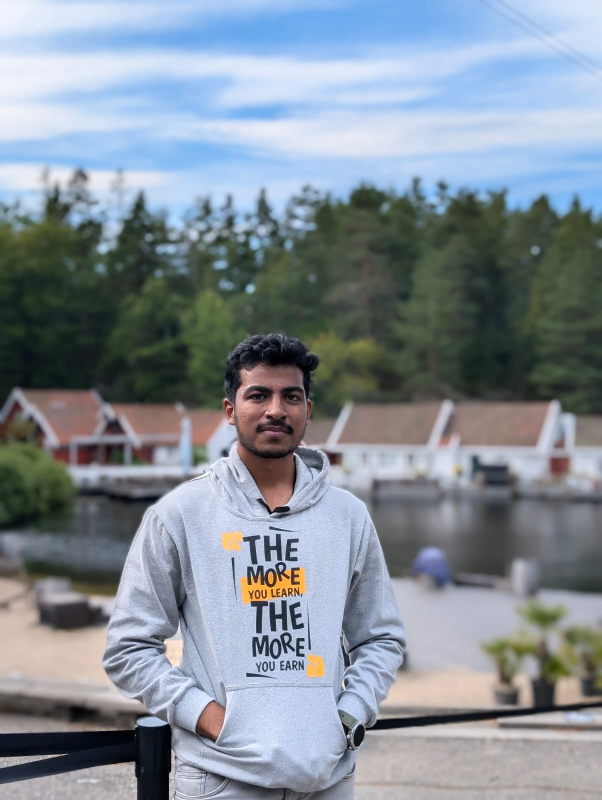
#> input picture WhatsApp Image 2025-10-12 at 23.08.12_714a1402.jpg, 1204 x 1600 px (shown at 1/2 size); its folder holds only this picture in this run
$ python -i ar_filters_custom.py   (imports and definitions only)
#> lines starting #> are read from the running program, lines starting #| are printed output that depends on the picture; after the words box and inside, x2 and y2 are one past the last pixel; in counts of white or black regions, pixels touching at a corner belong together
### ar_filters_simple.py
import cv2
import numpy as np
class ARFiltersSimple:

    def __init__(self):
        self.face_cascade = cv2.CascadeClassifier(cv2.data.haarcascades + 'haarcascade_frontalface_default.xml')
        self.eye_cascade = cv2.CascadeClassifier(cv2.data.haarcascades + 'haarcascade_eye.xml')

    def detect_face(self, image):
        gray = cv2.cvtColor(image, cv2.COLOR_BGR2GRAY)
        faces = self.face_cascade.detectMultiScale(gray, 1.3, 5)

        if len(faces) > 0:
            return faces[0]
        return None

    def detect_eyes(self, image, face_rect):
        x, y, w, h = face_rect
        roi_gray = cv2.cvtColor(image[y:y+h, x:x+w], cv2.COLOR_BGR2GRAY)
        eyes = self.eye_cascade.detectMultiScale(roi_gray, 1.1, 5)

        absolute_eyes = []
        for (ex, ey, ew, eh) in eyes:
            absolute_eyes.append((x + ex, y + ey, ew, eh))

        return absolute_eyes

    def apply_sunglasses(self, image):
        face = self.detect_face(image)
        if face is None:
            return image

        x, y, w, h = face
        result = image.copy()

        eyes = self.detect_eyes(image, face)

        if len(eyes) >= 2:
            eyes = sorted(eyes, key=lambda e: e[0])

            left_eye_x = eyes[0][0] + eyes[0][2] // 2
            left_eye_y = eyes[0][1] + eyes[0][3] // 2
            right_eye_x = eyes[1][0] + eyes[1][2] // 2
            right_eye_y = eyes[1][1] + eyes[1][3] // 2

            eye_distance = int(np.sqrt((right_eye_x - left_eye_x)**2 + (right_eye_y - left_eye_y)**2))
            glasses_width = int(eye_distance * 2.2)
            glasses_height = int(glasses_width * 0.4)

            center_x = (left_eye_x + right_eye_x) // 2
            center_y = (left_eye_y + right_eye_y) // 2

            left_center = (center_x - eye_distance // 2, center_y)
            cv2.ellipse(result, left_center, (glasses_width // 4, glasses_height // 2),
                       0, 0, 360, (0, 0, 0), -1)
            cv2.ellipse(result, left_center, (glasses_width // 4, glasses_height // 2),
                       0, 0, 360, (50, 50, 50), 3)

            right_center = (center_x + eye_distance // 2, center_y)
            cv2.ellipse(result, right_center, (glasses_width // 4, glasses_height // 2),
                       0, 0, 360, (0, 0, 0), -1)
            cv2.ellipse(result, right_center, (glasses_width // 4, glasses_height // 2),
                       0, 0, 360, (50, 50, 50), 3)

            cv2.line(result, left_center, right_center, (50, 50, 50), 3)
        else:
            center_x = x + w // 2
            center_y = y + h // 3
            glasses_width = w // 3

            cv2.ellipse(result, (center_x - w//6, center_y), (glasses_width//2, glasses_width//3),
                       0, 0, 360, (0, 0, 0), -1)
            cv2.ellipse(result, (center_x - w//6, center_y), (glasses_width//2, glasses_width//3),
                       0, 0, 360, (50, 50, 50), 3)

            cv2.ellipse(result, (center_x + w//6, center_y), (glasses_width//2, glasses_width//3),
                       0, 0, 360, (0, 0, 0), -1)
            cv2.ellipse(result, (center_x + w//6, center_y), (glasses_width//2, glasses_width//3),
                       0, 0, 360, (50, 50, 50), 3)

        return result

    # [181 lines left out: functions apply_hat, apply_dog_filter, apply_crown, apply_heart_eyes, apply_sparkles, not called in this run]

    def close(self):
        pass

### ar_filters_custom.py
import cv2
import numpy as np
import os

class ARFiltersCustom:

    def __init__(self, assets_dir="assets/ar_filters"):
        self.assets_dir = assets_dir
        self.face_cascade = cv2.CascadeClassifier(cv2.data.haarcascades + 'haarcascade_frontalface_default.xml')
        self.eye_cascade = cv2.CascadeClassifier(cv2.data.haarcascades + 'haarcascade_eye.xml')
        self.overlays = {}
        self._load_overlays()

    def _load_overlays(self):
        if not os.path.exists(self.assets_dir):
            print(f"⚠️ Assets directory not found: {self.assets_dir}")
            return

        for filename in os.listdir(self.assets_dir):
            if filename.lower().endswith('.png'):
                key = filename[:-4].replace('-', '_').replace(' ', '_').lower()
                filepath = os.path.join(self.assets_dir, filename)
                img = cv2.imread(filepath, cv2.IMREAD_UNCHANGED)
                if img is not None:
                    self.overlays[key] = img
                    print(f"✓ Loaded {key} overlay: {filename}")
                else:
                    print(f"✗ Failed to load {key} overlay: {filename}")

        print(f"📦 Total filters loaded: {len(self.overlays)}")

    def detect_face(self, image):
        gray = cv2.cvtColor(image, cv2.COLOR_BGR2GRAY)
        faces = self.face_cascade.detectMultiScale(gray, 1.3, 5)

        if len(faces) > 0:
            return faces[0]
        return None

    # [127 lines left out: functions detect_eyes, overlay_image, apply_filter, not called in this run]

    def get_available_filters(self):
        return list(self.overlays.keys())

    def apply_sunglasses(self, image):
        face = self.detect_face(image)
        if face is None:
            return image

        result = image.copy()
        x, y, w, h = face

        if 'sunglasses' in self.overlays:
            eyes = self.detect_eyes(image, face)

            if len(eyes) >= 2:
                eyes = sorted(eyes, key=lambda e: e[0])
                left_eye_x = eyes[0][0] + eyes[0][2] // 2
                left_eye_y = eyes[0][1] + eyes[0][3] // 2
                right_eye_x = eyes[1][0] + eyes[1][2] // 2
                right_eye_y = eyes[1][1] + eyes[1][3] // 2

                eye_distance = int(np.sqrt((right_eye_x - left_eye_x)**2 + (right_eye_y - left_eye_y)**2))
                glasses_width = int(eye_distance * 0.5)
                glasses_height = int(glasses_width * 0.5)

                center_x = (left_eye_x + right_eye_x) // 2
                center_y = (left_eye_y + right_eye_y) // 2

                glasses_x = center_x - glasses_width // 2
                glasses_y = center_y - int(glasses_height * 0.55)

                result = self.overlay_image(result, self.overlays['sunglasses'],
                                          glasses_x, glasses_y, glasses_width, glasses_height)
            else:
                glasses_width = int(w * 0.2)
                glasses_height = int(glasses_width * 0.5)
                glasses_x = x + (w - glasses_width) // 2
                glasses_y = y + h // 5

                result = self.overlay_image(result, self.overlays['sunglasses'],
                                          glasses_x, glasses_y, glasses_width, glasses_height)
        else:
            from ar_filters_simple import ARFiltersSimple
            simple_filters = ARFiltersSimple()
            result = simple_filters.apply_sunglasses(image)

        return result

    # [214 lines left out: functions apply_hat, apply_chef_hat, apply_graduation_hat, apply_party_hat, apply_dog_filter, apply_crown and 2 more, not called in this run]

    def close(self):
        pass

>>> import cv2
>>> picture = cv2.imread('WhatsApp Image 2025-10-12 at 23.08.12_714a1402.jpg')
#> picture is the input picture: shape (1600, 1204, 3); mean B, G, R 150.2, 140.6, 130.8
>>> result = ARFiltersCustom().apply_sunglasses(picture)
#> in detect_face, `gray = cv2.cvtColor(image, cv2.COLOR_BGR2GRAY)`:
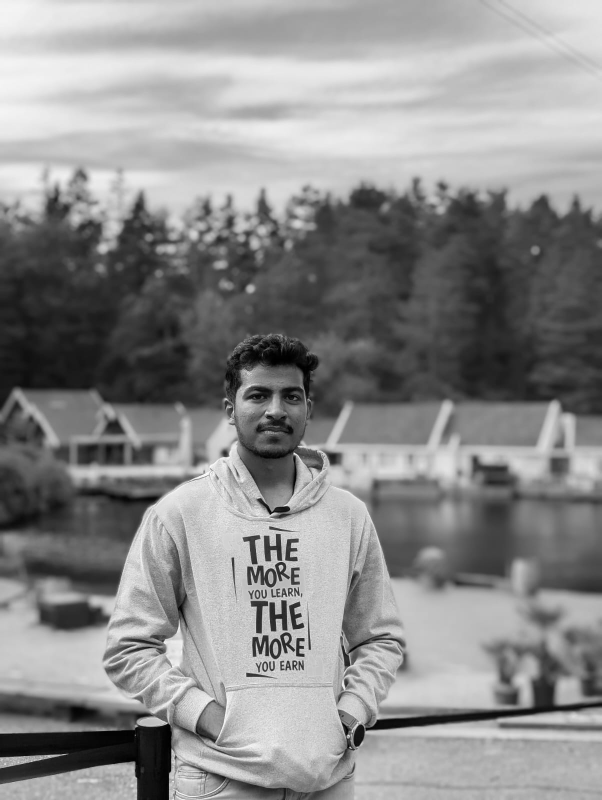
#> gray: shape (1600, 1204) (shown at 1/2 size); min 0, max 255, mean 138.8
#> in detect_face, `faces = self.face_cascade.detectMultiScale(gray, 1.3, 5)`: faces = [[463, 724, 176, 176]]
#> in apply_sunglasses, `face = self.detect_face(image)`: face = [463, 724, 176, 176]
#> in apply_sunglasses, `x, y, w, h = face`: x = 463; y = 724; w = 176
#> in detect_face, `faces = self.face_cascade.detectMultiScale(gray, 1.3, 5)`: faces = [[463, 724, 176, 176]]
#> in apply_sunglasses, `face = self.detect_face(image)`: face = [463, 724, 176, 176]
#> in apply_sunglasses, `x, y, w, h = face`: x = 463; y = 724; w = 176
#> in detect_eyes, `x, y, w, h = face_rect`: x = 463; y = 724; w = 176
#> in detect_eyes, `roi_gray = cv2.cvtColor(image[y:y+h, x:x+w], cv2.COLOR_BGR2GRAY)`:
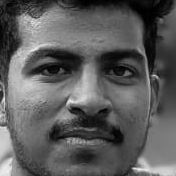
#> roi_gray: shape (176, 176); min 0, max 244, mean 92.4
#> in detect_eyes, `eyes = self.eye_cascade.detectMultiScale(roi_gray, 1.1, 5)`: eyes = [[98, 49, 44, 44]]
#> the loop in detect_eyes, `for (ex, ey, ew, eh) in eyes:` made 1 pass
#> after the loop in detect_eyes, `for (ex, ey, ew, eh) in eyes:`: absolute_eyes = [(561, 773, 44, 44)]
#> in apply_sunglasses, `center_x = x + w // 2`: center_x = 551
#> in apply_sunglasses, `center_y = y + h // 3`: center_y = 782
#> in apply_sunglasses, `glasses_width = w // 3`: glasses_width = 58
#> in apply_sunglasses, `cv2.ellipse(result, (center_x - w//6, center_y), (glasses_width//2, gl..`: result: shape (1600, 1204, 3); mean B, G, R 150.2, 140.6, 130.7
#> in apply_sunglasses, `cv2.ellipse(result, (center_x + w//6, center_y), (glasses_width//2, gl..`:
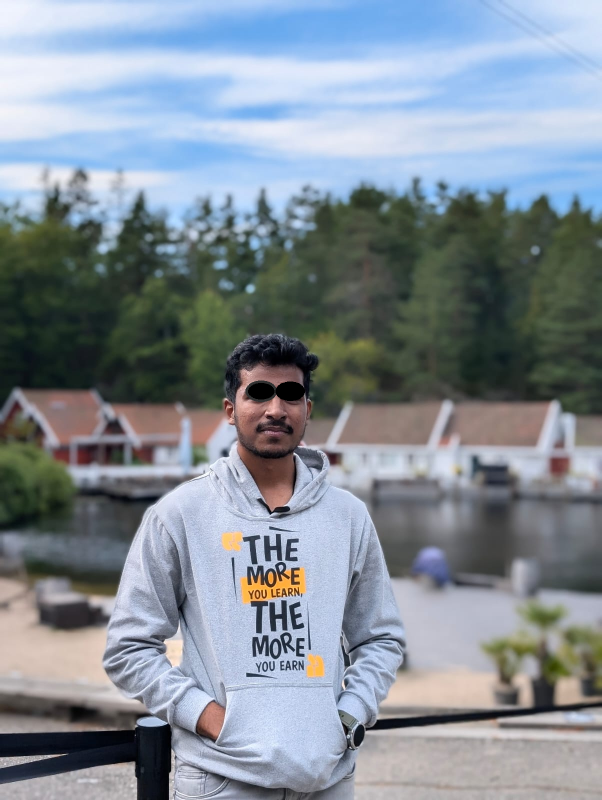
#> result: shape (1600, 1204, 3) (shown at 1/2 size); mean B, G, R 150.1, 140.5, 130.7
#> in apply_sunglasses, `cv2.ellipse(result, (center_x + w//6, center_y), (glasses_width//2, gl..`: result: shape (1600, 1204, 3); 0.04% of pixels changed, all inside (x1, y1, x2, y2) = (551, 761, 612, 804)

$ run again, on WhatsApp Image 2025-10-13 at 01.54.43_41e4cb9b.jpg
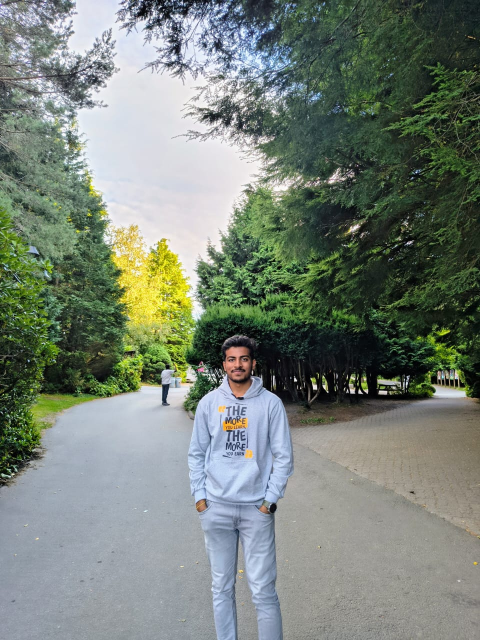
#> input picture WhatsApp Image 2025-10-13 at 01.54.43_41e4cb9b.jpg, 960 x 1280 px (shown at 1/2 size)
#> picture is the input picture: shape (1280, 960, 3); mean B, G, R 119.9, 130, 120.1
#> in detect_face, `gray = cv2.cvtColor(image, cv2.COLOR_BGR2GRAY)`:
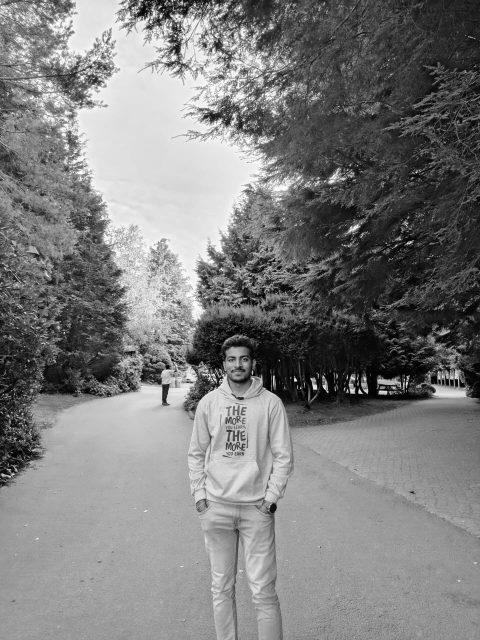
#> gray: shape (1280, 960) (shown at 1/2 size); min 0, max 255, mean 125.9
#> in detect_face, `faces = self.face_cascade.detectMultiScale(gray, 1.3, 5)`: faces = [[443, 692, 67, 67]]
#> in apply_sunglasses, `face = self.detect_face(image)`: face = [443, 692, 67, 67]
#> in apply_sunglasses, `x, y, w, h = face`: x = 443; y = 692; w = 67
#> in detect_face, `faces = self.face_cascade.detectMultiScale(gray, 1.3, 5)`: faces = [[443, 692, 67, 67]]
#> in apply_sunglasses, `face = self.detect_face(image)`: face = [443, 692, 67, 67]
#> in apply_sunglasses, `x, y, w, h = face`: x = 443; y = 692; w = 67
#> in detect_eyes, `x, y, w, h = face_rect`: x = 443; y = 692; w = 67
#> in detect_eyes, `roi_gray = cv2.cvtColor(image[y:y+h, x:x+w], cv2.COLOR_BGR2GRAY)`:
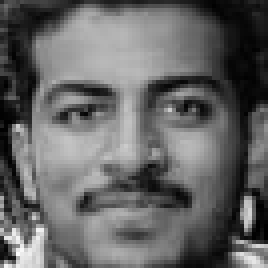
#> roi_gray: shape (67, 67) (shown 4 times larger); min 0, max 254, mean 100.7
#> in detect_eyes, `eyes = self.eye_cascade.detectMultiScale(roi_gray, 1.1, 5)`: eyes = [[10, 15, 22, 22], [32, 15, 23, 23]]
#> the loop in detect_eyes, `for (ex, ey, ew, eh) in eyes:` made 2 passes
#> after the loop in detect_eyes, `for (ex, ey, ew, eh) in eyes:`: absolute_eyes = [(453, 707, 22, 22), (475, 707, 23, 23)]
#> left_eye_x = 464
#> left_eye_y = 718
#> right_eye_x = 486
#> right_eye_y = 718
#> eye_distance = 22
#> glasses_width = 48
#> glasses_height = 19
#> center_x = 475
#> center_y = 718
#> left_center = (464, 718)
#> right_center = (486, 718)
